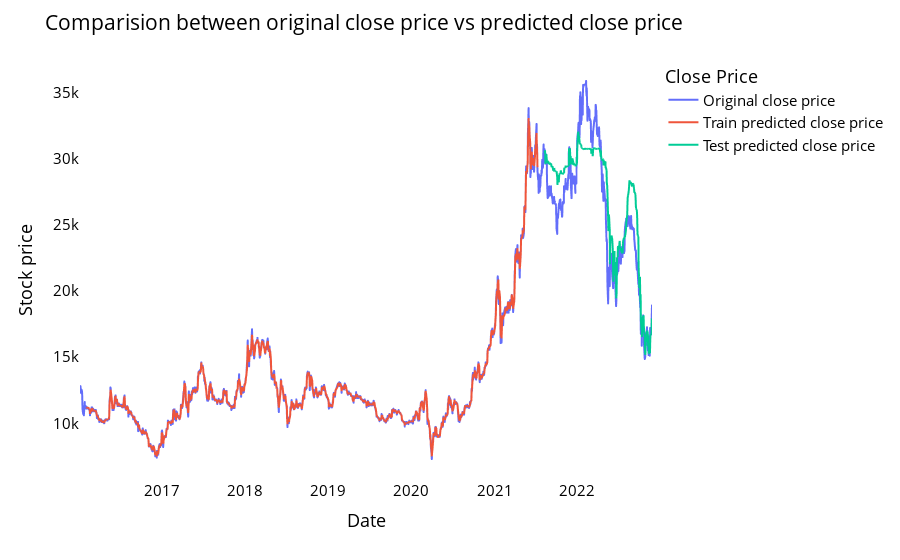

Notebook cell for this chart:
### Markdown cell above
Comparision between original stock close price vs predicted close price¶

### Code cell
# shift train predictions for plotting

look_back=time_step
trainPredictPlot = np.empty_like(closedf)
trainPredictPlot[:, :] = np.nan
trainPredictPlot[look_back:len(RF_train_predict)+look_back, :] = RF_train_predict
print("Train predicted data: ", trainPredictPlot.shape)

# shift test predictions for plotting
testPredictPlot = np.empty_like(closedf)
testPredictPlot[:, :] = np.nan
testPredictPlot[len(RF_train_predict)+(look_back*2)+1:len(closedf)-1, :] = RF_test_predict
print("Test predicted data: ", testPredictPlot.shape)

names = cycle(['Original close price','Train predicted close price','Test predicted close price'])


plotdf = pd.DataFrame({'date': close_stock['date'],
                       'original_close': close_stock['close'],
                      'train_predicted_close': trainPredictPlot.reshape(1,-1)[0].tolist(),
                      'test_predicted_close': testPredictPlot.reshape(1,-1)[0].tolist()})

fig = px.line(plotdf,x=plotdf['date'], y=[plotdf['original_close'],plotdf['train_predicted_close'],
                                          plotdf['test_predicted_close']],
              labels={'value':'Stock price','date': 'Date'})
fig.update_layout(title_text='Comparision between original close price vs predicted close price',
                  plot_bgcolor='white', font_size=15, font_color='black', legend_title_text='Close Price')
fig.for_each_trace(lambda t:  t.update(name = next(names)))

fig.update_xaxes(showgrid=False)
fig.update_yaxes(showgrid=False)
fig.show()

### Figure 1 — Plotly figure (JSON) as saved in the notebook; plotly's stock layout.template omitted (floating-point values rounded to 4 significant figures; data arrays with more than 128 entries replaced by an {"elided": "..."} marker saying what was removed)
{"data": [{"hovertemplate": "variable=original_close<br>Date=%{x}<br>Stock price=%{y}<extra></extra>", "legendgroup": "original_close", "line": {"color": "#636efa", "dash": "solid"}, "marker": {"symbol": "circle"}, "mode": "lines", "name": "Original close price", "showlegend": true, "type": "scattergl", "x": {"elided": "1727 str values"}, "xaxis": "x", "y": {"elided": "1727 int values"}, "yaxis": "y"}, {"hovertemplate": "variable=train_predicted_close<br>Date=%{x}<br>Stock price=%{y}<extra></extra>", "legendgroup": "train_predicted_close", "line": {"color": "#EF553B", "dash": "solid"}, "marker": {"symbol": "circle"}, "mode": "lines", "name": "Train predicted close price", "showlegend": true, "type": "scattergl", "x": {"elided": "1727 str values"}, "xaxis": "x", "y": {"elided": "1727 float values"}, "yaxis": "y"}, {"hovertemplate": "variable=test_predicted_close<br>Date=%{x}<br>Stock price=%{y}<extra></extra>", "legendgroup": "test_predicted_close", "line": {"color": "#00cc96", "dash": "solid"}, "marker": {"symbol": "circle"}, "mode": "lines", "name": "Test predicted close price", "showlegend": true, "type": "scattergl", "x": {"elided": "1727 str values"}, "xaxis": "x", "y": {"elided": "1727 float values"}, "yaxis": "y"}], "layout": {"font": {"color": "black", "size": 15}, "legend": {"title": {"text": "Close Price"}, "tracegroupgap": 0}, "margin": {"t": 60}, "plot_bgcolor": "white", "title": {"text": "Comparision between original close price vs predicted close price"}, "xaxis": {"anchor": "y", "domain": [0, 1], "showgrid": false, "title": {"text": "Date"}}, "yaxis": {"anchor": "x", "domain": [0, 1], "showgrid": false, "title": {"text": "Stock price"}}}}
